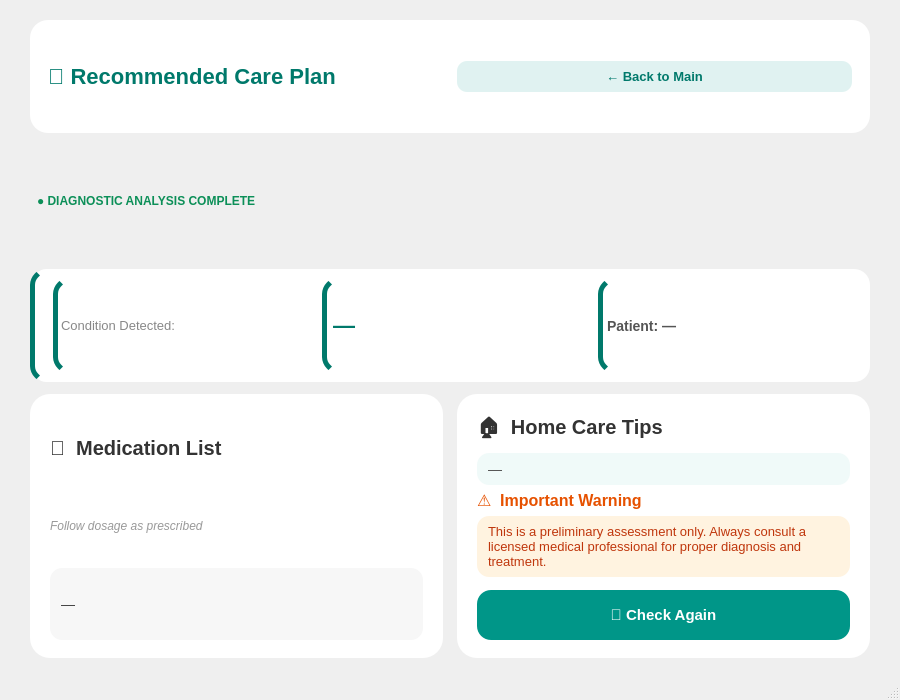
<?xml version="1.0" encoding="UTF-8"?>
<ui version="4.0">
 <class>TreatmentWindow</class>
 <widget class="QMainWindow" name="TreatmentWindow">
  <property name="geometry">
   <rect><x>0</x><y>0</y><width>900</width><height>700</height></rect>
  </property>
  <property name="windowTitle"><string>Smart Symptom Checker – Treatment Plan</string></property>

  <widget class="QWidget" name="centralwidget">
   <property name="styleSheet">
    <string notr="true">
background: qlineargradient(x1:0, y1:0, x2:1, y2:1,
    stop:0 #e0f7f4, stop:1 #b2dfdb);
font-family: Segoe UI;
    </string>
   </property>

   <layout class="QVBoxLayout" name="mainLayout">
    <property name="spacing"><number>12</number></property>
    <property name="leftMargin"><number>30</number></property>
    <property name="topMargin"><number>20</number></property>
    <property name="rightMargin"><number>30</number></property>
    <property name="bottomMargin"><number>20</number></property>

    <!-- HEADER -->
    <item>
     <widget class="QFrame" name="headerFrame">
      <property name="minimumSize"><size><width>0</width><height>70</height></size></property>
      <property name="styleSheet">
       <string notr="true">QFrame { background:white; border-radius:18px; }</string>
      </property>
      <layout class="QHBoxLayout" name="headerLayout">
       <property name="leftMargin"><number>18</number></property>
       <property name="rightMargin"><number>18</number></property>
       <item>
        <widget class="QLabel" name="titleLabel">
         <property name="text"><string>💊 Recommended Care Plan</string></property>
         <property name="styleSheet">
          <string notr="true">font-size:22px; font-weight:bold; color:#00796B;</string>
         </property>
        </widget>
       </item>
       <item><spacer><property name="orientation"><enum>Qt::Horizontal</enum></property></spacer></item>
       <item>
        <widget class="QPushButton" name="backMainButton">
         <property name="text"><string>← Back to Main</string></property>
         <property name="styleSheet">
          <string notr="true">
QPushButton { background:#E0F2F1; color:#00796B; font-size:13px; font-weight:bold; border:none; border-radius:10px; padding:8px 16px; }
QPushButton:hover { background:#B2DFDB; }
          </string>
         </property>
        </widget>
       </item>
      </layout>
     </widget>
    </item>

    <!-- STATUS -->
    <item>
     <widget class="QLabel" name="statusLabel">
      <property name="text"><string>● DIAGNOSTIC ANALYSIS COMPLETE</string></property>
      <property name="styleSheet">
       <string notr="true">font-size:12px; font-weight:bold; color:#0c8f58; padding-left:4px;</string>
      </property>
     </widget>
    </item>

    <!-- CONDITION BANNER -->
    <item>
     <widget class="QFrame" name="conditionBanner">
      <property name="minimumSize"><size><width>0</width><height>60</height></size></property>
      <property name="styleSheet">
       <string notr="true">QFrame { background:white; border-radius:16px; border-left:5px solid #00796B; }</string>
      </property>
      <layout class="QHBoxLayout" name="bannerLayout">
       <property name="leftMargin"><number>18</number></property>
       <item>
        <widget class="QLabel" name="conditionTitle">
         <property name="text"><string>Condition Detected:</string></property>
         <property name="styleSheet"><string notr="true">font-size:13px; color:#888;</string></property>
        </widget>
       </item>
       <item>
        <widget class="QLabel" name="conditionName">
         <property name="text"><string>—</string></property>
         <property name="styleSheet">
          <string notr="true">font-size:22px; font-weight:bold; color:#00796B;</string>
         </property>
        </widget>
       </item>
       <item><spacer><property name="orientation"><enum>Qt::Horizontal</enum></property></spacer></item>
       <item>
        <widget class="QLabel" name="patientTreatLabel">
         <property name="text"><string>Patient: —</string></property>
         <property name="styleSheet"><string notr="true">font-size:14px; color:#555; font-weight:bold;</string></property>
        </widget>
       </item>
      </layout>
     </widget>
    </item>

    <!-- TWO COLUMN CONTENT -->
    <item>
     <layout class="QHBoxLayout" name="contentRow">
      <property name="spacing"><number>14</number></property>

      <!-- MEDICATIONS -->
      <item>
       <widget class="QFrame" name="medicationCard">
        <property name="styleSheet">
         <string notr="true">QFrame { background:white; border-radius:20px; }</string>
        </property>
        <layout class="QVBoxLayout" name="medicationLayout">
         <property name="leftMargin"><number>20</number></property>
         <property name="topMargin"><number>18</number></property>
         <property name="rightMargin"><number>20</number></property>
         <property name="bottomMargin"><number>18</number></property>

         <item>
          <widget class="QLabel" name="medicationTitle">
           <property name="text"><string>💊  Medication List</string></property>
           <property name="styleSheet">
            <string notr="true">font-size:20px; font-weight:bold; color:#333;</string>
           </property>
          </widget>
         </item>
         <item>
          <widget class="QLabel" name="prescriptionNote">
           <property name="text"><string>Follow dosage as prescribed</string></property>
           <property name="styleSheet">
            <string notr="true">font-size:12px; font-style:italic; color:#999;</string>
           </property>
          </widget>
         </item>

         <item>
          <widget class="QLabel" name="medicationsListLabel">
           <property name="text"><string>—</string></property>
           <property name="wordWrap"><bool>true</bool></property>
           <property name="styleSheet">
            <string notr="true">font-size:14px; color:#444; padding:8px; background:#f7f7f7; border-radius:12px; line-height:1.6;</string>
           </property>
          </widget>
         </item>

        </layout>
       </widget>
      </item>

      <!-- HOME CARE & TIPS -->
      <item>
       <widget class="QFrame" name="homeCareCard">
        <property name="styleSheet">
         <string notr="true">QFrame { background:white; border-radius:20px; }</string>
        </property>
        <layout class="QVBoxLayout" name="homeCareLayout">
         <property name="leftMargin"><number>20</number></property>
         <property name="topMargin"><number>18</number></property>
         <property name="rightMargin"><number>20</number></property>
         <property name="bottomMargin"><number>18</number></property>

         <item>
          <widget class="QLabel" name="homeCareTitle">
           <property name="text"><string>🏠  Home Care Tips</string></property>
           <property name="styleSheet">
            <string notr="true">font-size:20px; font-weight:bold; color:#333;</string>
           </property>
          </widget>
         </item>

         <item>
          <widget class="QLabel" name="homeCareList">
           <property name="text"><string>—</string></property>
           <property name="wordWrap"><bool>true</bool></property>
           <property name="styleSheet">
            <string notr="true">font-size:14px; color:#555; padding:8px; background:#f0faf9; border-radius:12px; line-height:1.6;</string>
           </property>
          </widget>
         </item>

         <item>
          <widget class="QLabel" name="warningBoxTitle">
           <property name="text"><string>⚠️  Important Warning</string></property>
           <property name="styleSheet">
            <string notr="true">font-size:16px; font-weight:bold; color:#e65100;</string>
           </property>
          </widget>
         </item>

         <item>
          <widget class="QLabel" name="warningBoxText">
           <property name="text"><string>This is a preliminary assessment only. Always consult a licensed medical professional for proper diagnosis and treatment.</string></property>
           <property name="wordWrap"><bool>true</bool></property>
           <property name="styleSheet">
            <string notr="true">font-size:13px; color:#bf360c; padding:8px; background:#fff3e0; border-radius:12px;</string>
           </property>
          </widget>
         </item>

         <item>
          <spacer><property name="orientation"><enum>Qt::Vertical</enum></property></spacer>
         </item>

         <item>
          <widget class="QPushButton" name="checkAgainButton">
           <property name="minimumSize"><size><width>0</width><height>50</height></size></property>
           <property name="text"><string>🔄 Check Again</string></property>
           <property name="styleSheet">
            <string notr="true">
QPushButton { background:#009688; color:white; font-size:15px; font-weight:bold; border-radius:14px; border:none; }
QPushButton:hover { background:#00796B; }
            </string>
           </property>
          </widget>
         </item>




        </layout>
       </widget>
      </item>

     </layout>
    </item>

   </layout>
  </widget>

  <widget class="QMenuBar" name="menubar"/>
  <widget class="QStatusBar" name="statusbar"/>
 </widget>
 <resources/>
 <connections/>
</ui>
